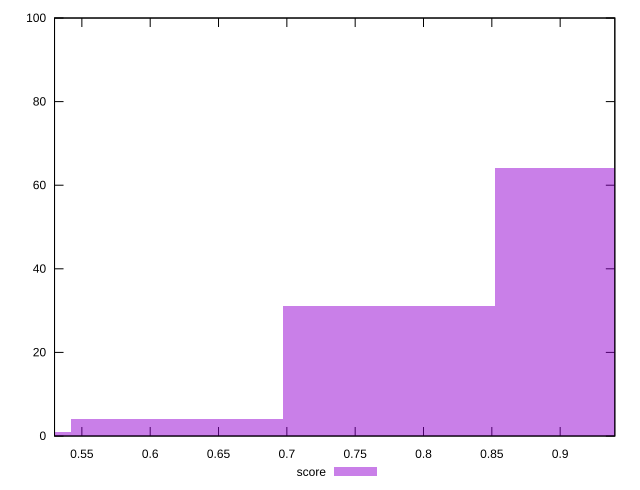

Write the gnuplot code that produced this figure.
reset

$score <<EOF
0.6197429355870488 4
0.9296144033805733 64
0.774678669483811 31
0.46480720169028666 1
EOF

set key outside below
set boxwidth 0.1549357338967622
set xrange [0.53:0.94]
set yrange [0:100]
set trange [0:100]
set style fill transparent solid 0.5 noborder
set terminal svg size 640, 490 enhanced background rgb 'white'
set output "report_00015_2021-02-09T16-11-33.973Z/first-meaningful-paint/samples/pages+cached/score/histogram.svg"

plot $score title "score" with boxes

reset
